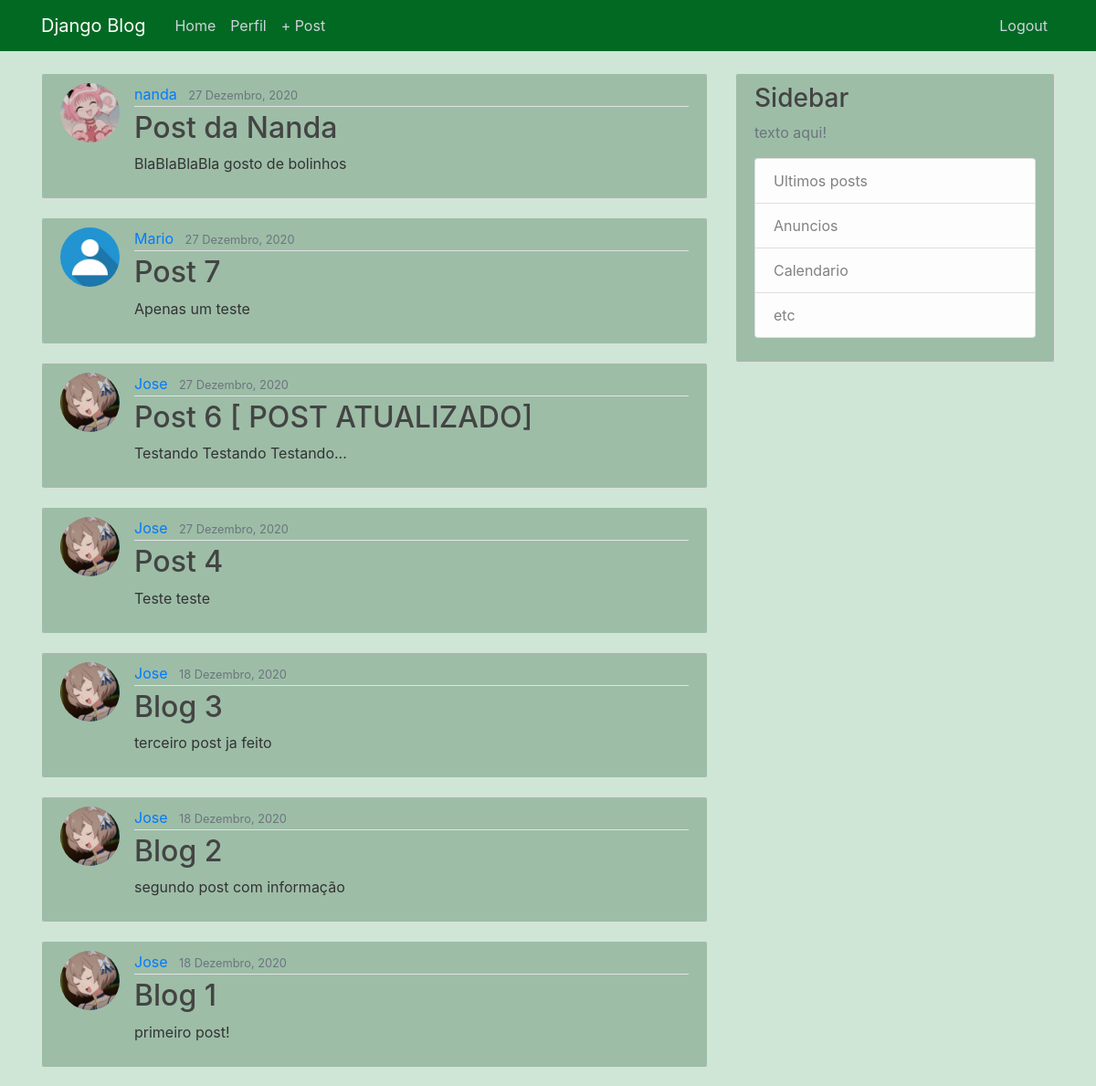
The app's page / (signed in) with its own data.
### blog/models.py (models this page shows, shortened)
class Post(models.Model):
    title = models.CharField(max_length=100)
    content = models.TextField()
    date_posted = models.DateTimeField(default=timezone.now)
    author = models.ForeignKey(User,on_delete=models.CASCADE)

### users/models.py (models this page shows, shortened)
class Profile(models.Model):
    user = models.OneToOneField(User,on_delete=models.CASCADE)
    image = models.ImageField(default='default.jpg', upload_to='profile_pics')

### blog/views.py (the view)
# urls.py: path('',PostListView.as_view(),name='blog-home'),
class PostListView(ListView):
    model = Post
    template_name = 'blog/home.html'
    context_object_name = 'posts'
    ordering = ['-date_posted']

### blog/templates/blog/home.html
{% extends "blog/base.html" %}
{% block content %}
  {% for post in posts %}
  <article style="background:#9dbda7;" class="media content-section">
    <img src="{{ post.author.profile.image.url }}" class="rounded-circle article-img">
    <div class="media-body">
      <div class="article-metadata">
        <a class="mr-2" href="#">{{ post.author }}</a>
        <small class="text-muted">{{ post.date_posted|date:"d F, Y" }}</small>
      </div>
      <h2><a class="article-title" href="#">{{ post.title }}</a></h2>
      <p class="article-content">{{ post.content }}</p>
    </div>
  </article>
  {% endfor %}
{% endblock content %}

### blog/static/blog/css/main.css (style rules this page uses)
body { background: black; color: #333333; margin-top: 5rem; }
h1, h2, h3, h4, h5, h6 { color: #444444; }
.content-section { background: #ffffff; padding: 10px 20px; border: 1px solid #dddddd; border-radius: 3px; margin-bottom: 20px; }
.article-title { color: #444444; }
.article-content { white-space: pre-line; }
.article-img { height: 65px; width: 65px; margin-right: 16px; }
.article-metadata { padding-bottom: 1px; margin-bottom: 4px; border-bottom: 1px solid #e3e3e3 }

### records on screen
Post: author.profile.image (picture), author "nanda", date_posted "27 Dezembro, 2020", title "Post da Nanda", content "BlaBlaBlaBla gosto de bolinhos"
Post: author.profile.image (placeholder picture), author "Mario", date_posted "27 Dezembro, 2020", title "Post 7", content "Apenas um teste"
Post: author.profile.image (picture), author "Jose", date_posted "27 Dezembro, 2020", title "Post 6 [ POST ATUALIZADO]", content "Testando Testando Testando..."
Post: author.profile.image (picture), author "Jose", date_posted "27 Dezembro, 2020", title "Post 4", content "Teste teste"
Post: author.profile.image (picture), author "Jose", date_posted "18 Dezembro, 2020", title "Blog 3", content "terceiro post ja feito"
Post: author.profile.image (picture), author "Jose", date_posted "18 Dezembro, 2020", title "Blog 2", content "segundo post com informação"
Post: author.profile.image (picture), author "Jose", date_posted "18 Dezembro, 2020", title "Blog 1", content "primeiro post!"
